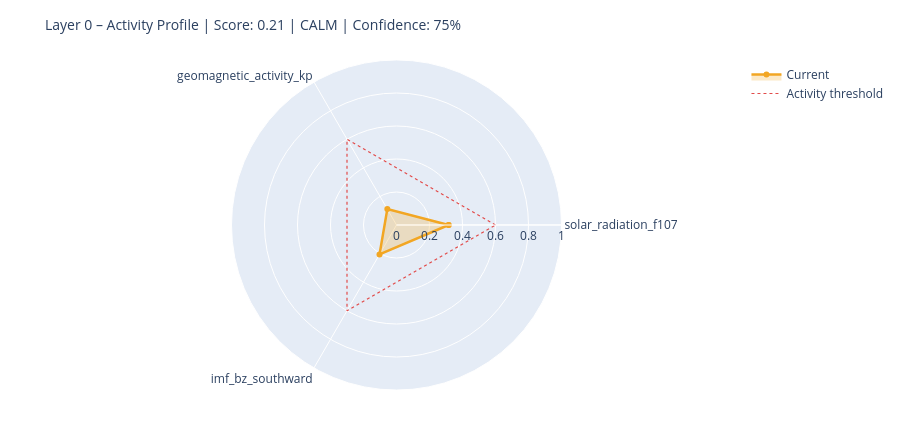

Write notebook code for a chart like this one.
### Markdown cell above
---
## 6. State Assessment & Handoff to Layer 1

### Code cell
# ============================================================
# STEP 1 – Collect raw values with source modes
# Mode: 'primary' | 'fallback_3h' | 'last_valid' | 'missing'
# ============================================================

def safe_last(df, col):
    if df is None or col not in df.columns: return None
    s = df[col].dropna()
    return float(s.iloc[-1]) if not s.empty else None

f107_now = safe_last(df_f107, 'f10.7')
bz_now   = safe_last(df_mag,  'bz_gsm')
kp_now   = safe_last(df_kp,   'kp')
sw_now   = safe_last(df_sw,   'speed')

source_modes = {
    'F10.7':    'primary'  if f107_now is not None else 'missing',
    'Kp':       'primary'  if kp_now   is not None else 'missing',
    'IMF_Bz':   'primary'  if bz_now   is not None else 'missing',
    'SW_speed': 'primary'  if sw_now   is not None else 'missing',
}

# Kp Fallback – 3h endpoint
if kp_now is None:
    try:
        r = requests.get(
            'https://services.swpc.noaa.gov/json/noaa-planetary-k-index.json',
            timeout=10)
        r.raise_for_status()
        fb = pd.DataFrame(r.json())
        tc = next((c for c in fb.columns if 'time' in c.lower()), fb.columns[0])
        kc = next((c for c in fb.columns if 'kp' in c.lower() and c != tc), None)
        if kc:
            fb[kc] = fb[kc].astype(str).str.extract(r'([0-9]+(?:\.[0-9]*)?)')[0]
            fb[kc] = pd.to_numeric(fb[kc], errors='coerce')
            fb = fb[fb[kc] >= 0].dropna(subset=[kc])
            if not fb.empty:
                kp_now = float(fb[kc].iloc[-1])
                source_modes['Kp'] = 'fallback_3h'
                print(f'  Kp fallback (3h): {kp_now:.1f}')
    except Exception as e:
        print(f'  Kp fallback failed: {e}')

# Solar Wind Fallback – last valid value
if sw_now is None and df_sw is not None and 'speed' in df_sw.columns:
    s = df_sw['speed'].dropna()
    if not s.empty:
        sw_now = float(s.iloc[-1])
        source_modes['SW_speed'] = 'last_valid'
        print(f'  SW fallback (last_valid): {sw_now:.0f} km/s')

print()
print('Source modes:', source_modes)

# ============================================================
# STEP 2 – Score from available components only
# ============================================================

def norm(v, lo, hi):
    if v is None: return None
    return max(0.0, min(1.0, (v - lo) / (hi - lo)))

COMPONENTS = {
    'solar_radiation_f107':    (f107_now, norm(f107_now, 60, 250)),
    'geomagnetic_activity_kp': (kp_now,   norm(kp_now,   0,   9)),
    'imf_bz_southward':        (bz_now,   norm(-(bz_now or 0) if bz_now else None, -5, 30)
                                           if bz_now is not None else None),
    'solar_wind_speed':        (sw_now,   norm(sw_now, 300, 800)),
}

available   = {k: v[1] for k, v in COMPONENTS.items() if v[1] is not None}
unavailable = [k for k, v in COMPONENTS.items() if v[1] is None]

layer0_score = round(sum(available.values()) / len(available), 4) if available else None
confidence   = round(len(available) / len(COMPONENTS), 2)

level = ('unknown'  if layer0_score is None
         else 'calm'     if layer0_score < 0.3
         else 'moderate' if layer0_score < 0.6
         else 'active')

# ============================================================
# STEP 3 – Dominant Driver
# ============================================================

def dominant_driver(kp, f107, bz, sw):
    candidates = []
    if kp   is not None and kp   >= 4:   candidates.append(('geomagnetic',    kp / 9))
    if sw   is not None and sw   >= 500:  candidates.append(('solar_wind',     sw / 800))
    if bz   is not None and bz   <= -5:   candidates.append(('imf_southward',  abs(bz) / 30))
    if f107 is not None and f107 >= 150:  candidates.append(('solar_radiation',f107 / 250))
    return max(candidates, key=lambda x: x[1])[0] if candidates else 'none'

driver = dominant_driver(kp_now, f107_now, bz_now, sw_now)

# ============================================================
# STEP 4 – Downstream expectations
# ============================================================

def downstream_expectation(driver, score, kp, bz, f107):
    exp = {
        'magnetosphere':        'calm',
        'ionosphere':           'calm',
        'schumann_resonance':   'unchanged',
        'lithosphere_currents': 'low',
    }
    if driver == 'geomagnetic' or (kp and kp >= 5):
        exp['magnetosphere']        = 'compressed / storm'
        exp['ionosphere']           = 'elevated disturbance (TEC variability)'
        exp['schumann_resonance']   = 'elevated amplitude possible'
        exp['lithosphere_currents'] = 'elevated induction currents'
    elif driver == 'imf_southward' or (bz and bz <= -5):
        exp['magnetosphere']        = 'energy coupling active'
        exp['ionosphere']           = 'elevated electron density possible'
        exp['schumann_resonance']   = 'slight modulation possible'
    elif driver == 'solar_radiation' or (f107 and f107 >= 150):
        exp['ionosphere']           = 'elevated ionization (F-layer)'
        exp['schumann_resonance']   = 'slightly elevated background activity'
    return exp

downstream = downstream_expectation(driver, layer0_score, kp_now, bz_now, f107_now)

# ============================================================
# CONSOLE OUTPUT
# ============================================================

W = 58
print('=' * W)
print('LAYER 0 – STATE ASSESSMENT')
print('=' * W)
for name, (raw_v, score_v) in COMPONENTS.items():
    if score_v is not None:
        bar = '█' * int(score_v * 20) + '░' * (20 - int(score_v * 20))
        print(f'  {name:<35}  {bar}  {score_v:.2f}')
    else:
        print(f'  {name:<35}  {"─" * 20}  n/a')
print('-' * W)
print(f'  Score ({len(available)}/{len(COMPONENTS)} components):  {layer0_score:.3f}')
print(f'  Confidence:         {confidence:.0%}')
print(f'  Level:              {level.upper()}')
print(f'  Dominant Driver:    {driver}')

# Radar chart
cats = list(available.keys())
vals = list(available.values())
if len(cats) >= 3:
    fig = go.Figure()
    fig.add_trace(go.Scatterpolar(
        r=vals + [vals[0]], theta=cats + [cats[0]],
        fill='toself', fillcolor='rgba(242,166,35,0.25)',
        line=dict(color='#F2A623', width=2.5), name='Current'
    ))
    fig.add_trace(go.Scatterpolar(
        r=[0.6] * (len(cats) + 1), theta=cats + [cats[0]],
        line=dict(color='#E24B4A', dash='dot', width=1.2),
        mode='lines', name='Activity threshold'
    ))
    fig.update_layout(
        title=dict(text=f'Layer 0 – Activity Profile | Score: {layer0_score:.2f} | {level.upper()} | Confidence: {confidence:.0%}',
                   font=dict(size=14)),
        polar=dict(radialaxis=dict(visible=True, range=[0, 1])),
        height=430, showlegend=True,
        margin=dict(l=60, r=60, t=60, b=40)
    )
    fig.show()

### Figure 1 — Plotly figure (JSON) as saved in the notebook; plotly's stock layout.template omitted (floating-point values rounded to 4 significant figures)
{"data": [{"fill": "toself", "fillcolor": "rgba(242,166,35,0.25)", "line": {"color": "#F2A623", "width": 2.5}, "name": "Current", "r": [0.3158, 0.1111, 0.206, 0.3158], "theta": ["solar_radiation_f107", "geomagnetic_activity_kp", "imf_bz_southward", "solar_radiation_f107"], "type": "scatterpolar"}, {"line": {"color": "#E24B4A", "dash": "dot", "width": 1.2}, "mode": "lines", "name": "Activity threshold", "r": [0.6, 0.6, 0.6, 0.6], "theta": ["solar_radiation_f107", "geomagnetic_activity_kp", "imf_bz_southward", "solar_radiation_f107"], "type": "scatterpolar"}], "layout": {"height": 430, "margin": {"b": 40, "l": 60, "r": 60, "t": 60}, "polar": {"radialaxis": {"range": [0, 1], "visible": true}}, "showlegend": true, "title": {"font": {"size": 14}, "text": "Layer 0 – Activity Profile | Score: 0.21 | CALM | Confidence: 75%"}}}
